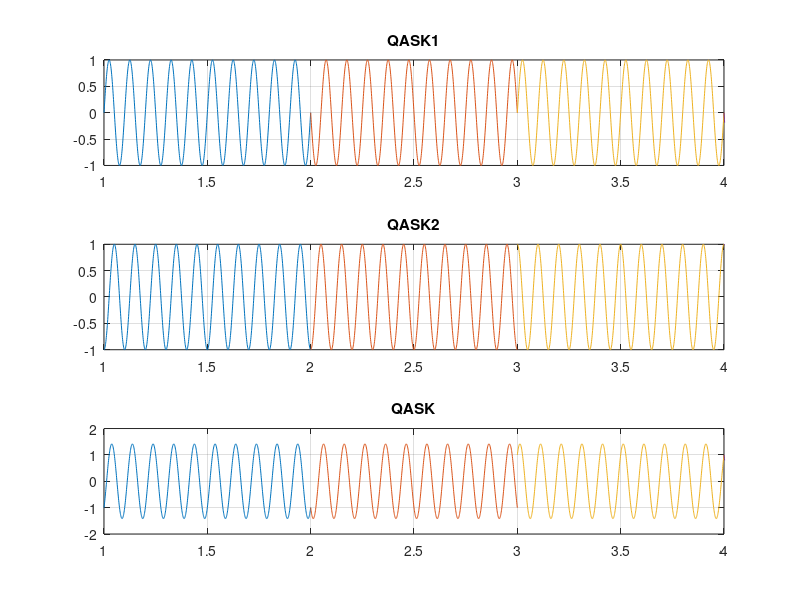

Here is the MATLAB script that generated this plot:
close all;
clc;
f=10;
x=[00 10 01 11] % input signal ;
x1=[0 1 0 1];
x2=[0 0 1 1];
nx=size(x1,2);
i=1;
while i<nx+1
    t = i:0.001:i+1;
    if x1(i)==0
        qask1=sin(2*pi*f*t);
    else
        qask1=sin(2*pi*f*t+pi);
    end
    if x2(i)==1
        qask2=sin(2*pi*f*t+pi/2);
    else
        qask2=sin(2*pi*f*t+pi+pi/2);
    end
    QASK = qask1+qask2;
    subplot(3,1,1);
    plot(t,qask1);
    hold on;
    grid on;
    axis([1 4 -1 1]);
    title('QASK1')
    subplot(3,1,2);
    plot(t,qask2);
    hold on;
    grid on;
    axis([1 4 -1 1]);
    title('QASK2')
    subplot(3,1,3);
    plot(t,QASK);
    hold on;
    grid on;
    axis([1 4 -2 2]);
    title('QASK')
    i=i+1;
end